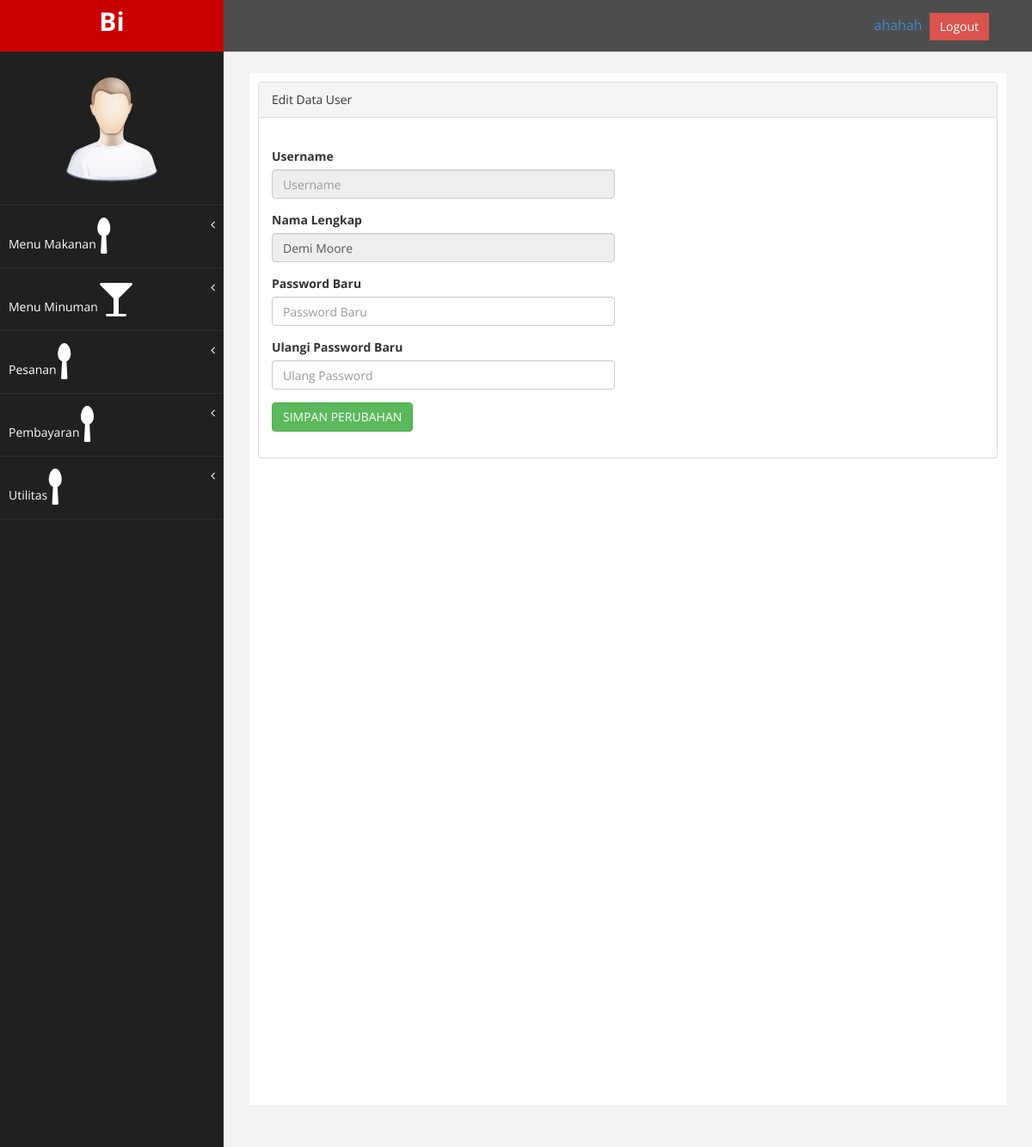
The page /index.php/UserController/gantiPass/2 on the database as committed earlier.
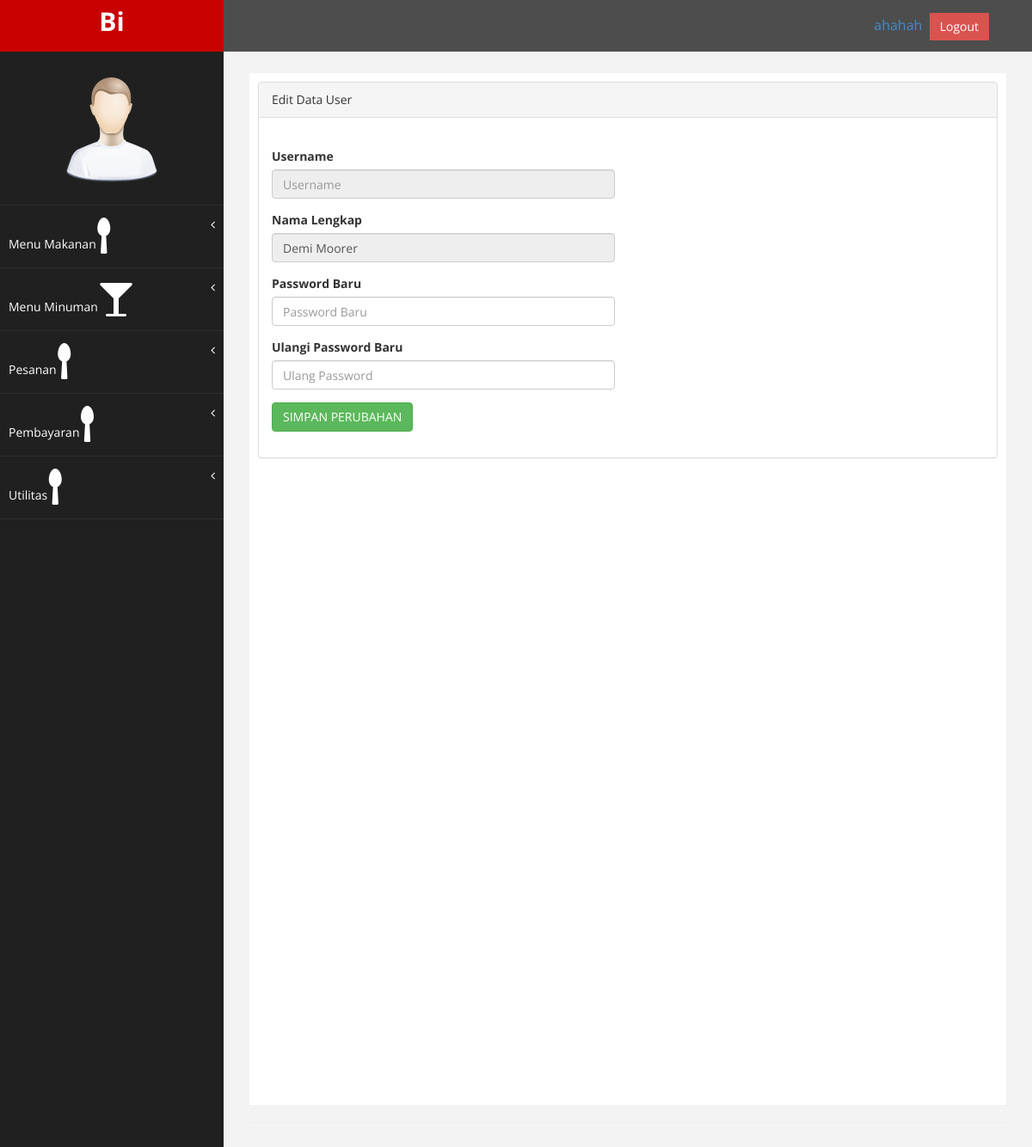
The same page on the database as committed later.
### tables this page shows
CREATE TABLE IF NOT EXISTS `user` (
  `id_user` int(11) NOT NULL AUTO_INCREMENT,
  `id_credential` int(11) NOT NULL,
  `nama_user` varchar(50) NOT NULL,
  `alamat_user` varchar(150) NOT NULL,
  `no_ktp` varchar(30) NOT NULL,
  `no_telp` varchar(20) NOT NULL,
  `foto` varchar(150) NOT NULL,
  `ttl` varchar(40) NOT NULL,
  PRIMARY KEY (`id_user`)
);

### application/controllers/UserController.php (called while the page is built, shortened)
<?php
class UserController extends CI_Controller {
	public function __construct()
	{
		$this->load->helper(array('form','url', 'text_helper','date','file'));
		$this->load->library(array('Pagination','image_lib','session'));
		$this->load->model('M_user');
	}
   	public function gantiPass($idCreden)
	{
		 $data = array();
		 $user =  $this->M_user->findById($idCreden);
		 $data['user'] = $user;
		 $this->load->view('superadmin/v_header.php',$data);
		 $this->load->view('superadmin/v_sidebar.php',$data);
		 $this->load->view('superadmin/v_ganti_pass.php',$data);
		 $this->load->view('superadmin/v_footer.php',$data);
	}
}

### index.php (called while the page is built, shortened)
<?php
require_once BASEPATH.'core/CodeIgniter.php';

### application/models/m_user.php (called while the page is built, shortened)
<?php  if ( ! defined('BASEPATH')) exit('No direct script access allowed');
	class M_user extends CI_Model
	{
		public function findById($id)
		{
			$this->db = $this->load->database('default', true);
			$this->db->select('*');
			$this->db->from('user');
			$this->db->where("id_user", $id);
			$query = $this->db->get();
			return $query->row();
		}
	}
?>

### application/views/superadmin/v_ganti_pass.php (the view, shortened to what this page needs)
<div id="page-wrapper" >
    <div id="page-inner">
        <div class="row">
            <div class="col-md-12">
             <div class="panel panel-default">
                <div class="panel-heading">
                    Edit Data User
                </div>
                <div class="panel-body">
                    <div class="row">
                        <div class="col-md-6">
                        <br>
                            <form action="<?php echo site_url('UserController/savePass'); ?>" method="post">
                                 <div class="form-group">
                                    <label>Username</label>
                                    <input class="form-control" name = "username" value="<?php if($user!="") echo $user->username; ?>" placeholder="Username" disabled/>
                                </div>
                                <div class="form-group">
                                    <label>Nama Lengkap</label>
                                    <input class="form-control" name = "namalengkap" value="<?php if($user!="") echo $user->nama_user; ?>" placeholder="Nama Lengkap" disabled/>
                                </div>
                                <div class="form-group">
                                    <label>Password Baru</label>
                                    <input class="form-control" name = "password_baru" type='password'  placeholder="Password Baru" required/>
                                </div>
                                <div class="form-group">
                                    <label>Ulangi Password Baru</label>
                                    <input class="form-control" name = "password_ulang" type='password'  placeholder="Ulang Password" required/>
                                </div>
                            <div class="form-group">
                                 <button type="submit" class="btn btn-success">SIMPAN PERUBAHAN</button>
                            </div>
                        </div>
                        </div>
                    </div>
                </div>
            </div>
            </div>
        </div>
         <hr />
    </div>
</div>

### application/views/superadmin/v_header.php (shortened to what this page needs)
<!DOCTYPE html>
<html xmlns="http://www.w3.org/1999/xhtml">
<head>
    <link href="<?php echo base_url(); ?>assets/css/bootstrap.css" rel="stylesheet" />
    <link href="<?php echo base_url(); ?>assets/css/font-awesome.css" rel="stylesheet" />
    <link href="<?php echo base_url(); ?>assets/css/morris-0.4.3.min.css" rel="stylesheet" />
    <link href="<?php echo base_url(); ?>assets/css/custom.css" rel="stylesheet" />
</head>
<body>
    <div id="wrapper">
        <nav class="navbar navbar-default navbar-cls-top " role="navigation" style="margin-bottom: 0">
            <div class="navbar-header">
                <a class="navbar-brand" href="index.html">Bi</a>
            </div>

### application/views/superadmin/v_sidebar.php (shortened to what this page needs)
<div style="color: white;
padding: 15px 50px 5px 50px;
float: right;
font-size: 16px;"><span><a id="time">ahahah &nbsp;</a></span><a href="<?php echo site_url('Welcome/logout'); ?>" class="btn btn-danger square-btn-adjust">Logout</a> </div>
 </nav>
                <nav class="navbar-default navbar-side" role="navigation">
            <div class="sidebar-collapse">
                <ul class="nav" id="main-menu">
                <li class="text-center">
                    <img src="<?php echo base_url(); ?>assets/images/find_user.png" class="user-image img-responsive"/>
                </li>
                   <li>
                        <a href="#">Menu Makanan<i class="fa fa-spoon fa-3x"></i><span class="fa arrow"></span></a>
                    </li>
                     <li>
                        <a href="#">Menu Minuman<i class="fa fa-glass fa-3x"></i><span class="fa arrow"></span></a>
                    </li>
                    <li>
                        <a href="#">Pesanan<i class="fa fa-spoon fa-3x"></i><span class="fa arrow"></span></a>
                    </li>
                    <li>
                        <a href="#">Pembayaran<i class="fa fa-spoon fa-3x"></i><span class="fa arrow"></span></a>
                    </li>
                       <li>
                        <a href="#">Utilitas<i class="fa fa-spoon fa-3x"></i><span class="fa arrow"></span></a>
                    </li>
                </ul>
            </div>
        </nav>

### application/views/superadmin/v_footer.php (shortened to what this page needs)
</body>
</html>

### assets/css/custom.css (style rules this page uses)
body { font-family: 'Open Sans', sans-serif; }
#wrapper { width: 100%; background:#202020; }
#page-wrapper { padding: 15px 15px; min-height: 600px; background:#F3F3F3; }
#page-inner { width:100%; margin:10px 20px 10px 0px; background-color:#fff!important; padding:10px; min-height:1200px; }
.text-center { text-align:center; }
.square-btn-adjust { border: 0px solid transparent; -webkit-border-radius: 0px; -moz-border-radius: 0px; border-radius: 0px; }
.user-image { margin: 25px auto; -webkit-border-radius: 10px; -moz-border-radius: 10px; border-radius: 10px; max-height:170px; max-width:170px; }
.navbar-cls-top .navbar-brand { color: #fff; background: #C90000; width: 260px; text-align: center; height: 60px; font-size: 30px; font-weight: 700; }
.arrow { float: right; }
.fa.arrow:before { content: "\f104"; }
.sidebar-collapse , .sidebar-collapse .nav { background:none; }
.sidebar-collapse .nav { padding:0; }
.sidebar-collapse .nav > li > a { color:#fff; background:#202020; text-shadow:none; }
.sidebar-collapse > .nav > li > a { padding:15px 10px; }
.sidebar-collapse > .nav > li { border-bottom: 1px solid rgba(107, 108, 109, 0.19); }
.navbar-side { border:none; background-color: #202020; }
.navbar-cls-top { background:#4D4D4D; border-bottom:none; }
.navbar-default { border:0px solid black; }
.navbar-header { background: #A70303; }
.nav > li > a > i { margin-right:10px; }
@media (min-width:768px) { #page-wrapper { margin: 0 0 0 260px; padding: 15px 30px; min-height: 1200px; } }
@media (min-width:768px) { .navbar-side { z-index: 1; position: absolute; width: 260px; } }
@media (min-width:768px) { .navbar { border-radius: 0px; } }

Rows that differ between the two databases and show on the page:
changed user: namalengkap "Demi Moore" → "Demi Moorer"
